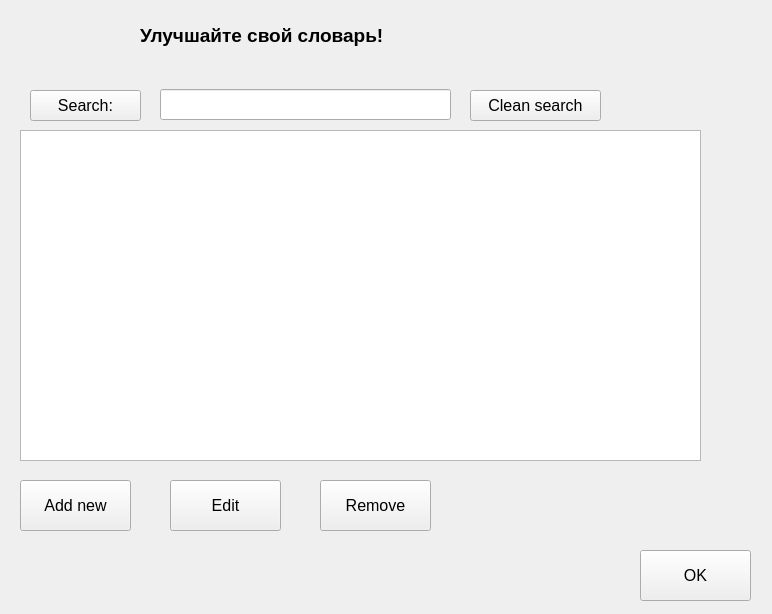
<?xml version="1.0" encoding="UTF-8"?>
<ui version="4.0">
 <class>FormWorkTable</class>
 <widget class="QWidget" name="FormWorkTable">
  <property name="geometry">
   <rect>
    <x>0</x>
    <y>0</y>
    <width>772</width>
    <height>614</height>
   </rect>
  </property>
  <property name="font">
   <font>
    <family>Microsoft YaHei UI</family>
    <pointsize>12</pointsize>
   </font>
  </property>
  <property name="windowTitle">
   <string>Form</string>
  </property>
  <widget class="QTableWidget" name="tableWidget">
   <property name="geometry">
    <rect>
     <x>20</x>
     <y>130</y>
     <width>681</width>
     <height>331</height>
    </rect>
   </property>
  </widget>
  <widget class="QPushButton" name="btnNew">
   <property name="geometry">
    <rect>
     <x>20</x>
     <y>480</y>
     <width>111</width>
     <height>51</height>
    </rect>
   </property>
   <property name="text">
    <string>Add new</string>
   </property>
  </widget>
  <widget class="QPushButton" name="btnOK">
   <property name="geometry">
    <rect>
     <x>640</x>
     <y>550</y>
     <width>111</width>
     <height>51</height>
    </rect>
   </property>
   <property name="text">
    <string>OK</string>
   </property>
  </widget>
  <widget class="QPushButton" name="btnEdit">
   <property name="geometry">
    <rect>
     <x>170</x>
     <y>480</y>
     <width>111</width>
     <height>51</height>
    </rect>
   </property>
   <property name="text">
    <string>Edit</string>
   </property>
  </widget>
  <widget class="QPushButton" name="btnRemove">
   <property name="geometry">
    <rect>
     <x>320</x>
     <y>480</y>
     <width>111</width>
     <height>51</height>
    </rect>
   </property>
   <property name="text">
    <string>Remove</string>
   </property>
  </widget>
  <widget class="QLineEdit" name="lineEdit">
   <property name="geometry">
    <rect>
     <x>160</x>
     <y>89</y>
     <width>291</width>
     <height>31</height>
    </rect>
   </property>
  </widget>
  <widget class="QPushButton" name="btnSearch">
   <property name="geometry">
    <rect>
     <x>30</x>
     <y>90</y>
     <width>111</width>
     <height>31</height>
    </rect>
   </property>
   <property name="text">
    <string>Search:</string>
   </property>
  </widget>
  <widget class="QLabel" name="label">
   <property name="geometry">
    <rect>
     <x>140</x>
     <y>20</y>
     <width>451</width>
     <height>31</height>
    </rect>
   </property>
   <property name="font">
    <font>
     <pointsize>14</pointsize>
     <weight>75</weight>
     <bold>true</bold>
    </font>
   </property>
   <property name="text">
    <string>Улучшайте свой словарь!</string>
   </property>
  </widget>
  <widget class="QPushButton" name="btnSearch_2">
   <property name="geometry">
    <rect>
     <x>470</x>
     <y>90</y>
     <width>131</width>
     <height>31</height>
    </rect>
   </property>
   <property name="text">
    <string>Clean search</string>
   </property>
  </widget>
 </widget>
 <resources/>
 <connections/>
</ui>
